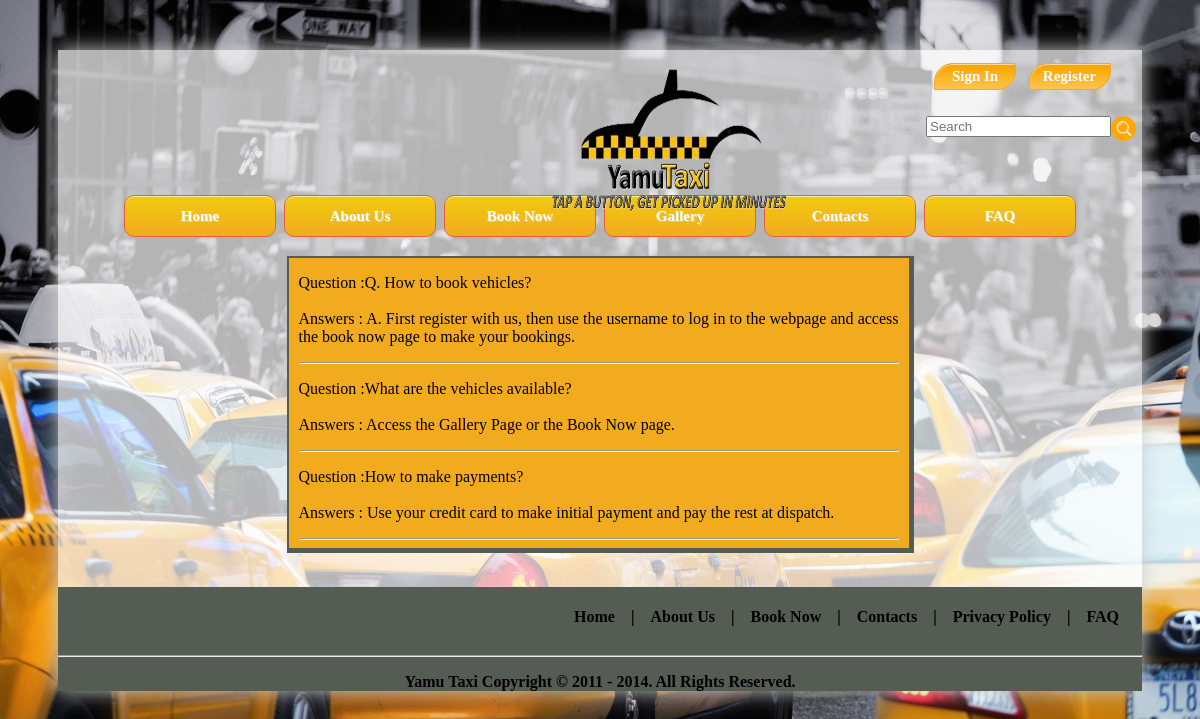
The page /Taxi/FAQ/connect.php on the database its author committed.
### tables this page shows
CREATE TABLE IF NOT EXISTS `faq` (
  `id` int(11) NOT NULL AUTO_INCREMENT,
  `answer` varchar(255) NOT NULL,
  `question` varchar(255) NOT NULL,
  PRIMARY KEY (`id`)
);

### Taxi/FAQ/connect.php (the view, shortened to what this page needs)
<?php
	$count_count='';
	$session_name='';
 ?>
<html>
	<head>
		<link href="comabout.css" rel="stylesheet" type="text/css">
	</head>
	<body  style="background-image: url('taxi_1.jpg')" bgproperties="fixed">
		<div id="body">
		<header>
		<div>
    		<table align="right" style="margin-right: 20px; margin-top: 10px;">
    			<tr>
    				<td style="color:black; font-family: calibri;  font-weight: bold;"><?php echo $session_name; ?></td>
    				<?php
    				if($count_count==1){
    					?>
    					<td><a class="btn" href="/saad/Taxi/mybooking/mybooking.php">Bookings</a></td><td>&nbsp;</td>
    					<td><a class="btn" href="/saad/Taxi/logout.php">Logout</a></td><td>&nbsp;</td>
    					<?php
					}else{
    					?>
    					<td><a class="btn" href="/saad/Taxi/login/login.php">Sign In</a></td><td>&nbsp;</td>
    				<td><a class="btn" href="/saad/Taxi/Registration/registration_6.php">Register</a></td><td>&nbsp;</td>
    					<?php
					}
					?>
    			</tr>
    			<tr><td>&nbsp;</td></tr>
    			<tr>
    <form  action="\saad\Taxi\search\search\index.php" method="post" >
	<td colspan="4"><input type="text" name="search" placeholder="Search" onkeydown="searchq($output);"/>
		<a href="\saad\Taxi\search\search\index.php"><img src="\saad\Taxi\search\search\searchbut.png" height="25px" width="25px" style="position: absolute;"/></a> </td>
	</form>
</tr>
    		</table>
    	</div>
    	<div>
    		<img id="_2logo" src="logo1.png"/>
    	</div>
    	</header>
    	<p>&nbsp;</p>
    	<p>&nbsp;</p>
    	<p>&nbsp;</p>
    	<div>
    		<nav>
    			<table id="_2malinks" align="center" >
    				<tr><td>&nbsp;</td></tr>
    				<tr>
    					<td><a class="_2link" href="\saad\Taxi\Home\home.php">Home</a></td><td></td>
    					<td><a class="_2link" href="/saad/Taxi/about/comabout.php">About Us</a></td><td></td>
    					<td><a class="_2link" href="/saad/Taxi/Booking/Booking.php">Book Now</a></td><td></td>
    					<td><a class="_2link" href="/saad\Taxi\Arul\info.php">Gallery</a></td><td></td>
    					<td><a class="_2link" href="/saad/Taxi/contacts/contact.php">Contacts</a></td><td></td>
    					<td><a class="_2link" href="\saad\Taxi\FAQ\connect.php">FAQ</a></td>
    				</tr>
    			</table>
    		</nav>
    	</div>
    	<div style="min-height: 300px;">
		<?php
		$link = mysql_connect(DB_HOST,DB_USER,DB_PASSWORD);
		$sql = 'select * from FAQ';
		$retval =mysql_query($sql,$link);
		echo "<div class='who_3'>";
		 while($row = mysql_fetch_array($retval, MYSQL_NUM))
			{
				echo"<p>Question :{$row[2]}  <br/> <br/>".
         			"Answers : {$row[1]} <br> </p><hr>";
			}
		echo "</div></br>";
		?>
		</div>
    	<footer style="background-color: #545C53;">
    	<div style="float: left;">
    		<table id="likes">
    			<tr>
    				<td>&nbsp;</td>
    			</tr>
    			<tr>
    				<td>
    				</td>
    			</tr>
    		</table>
    	</div>
    	<div>
    		<nav>
    			<table id="_2malinks2" align="right">
    				<tr>
    					<td><a class="_2link2" href="\saad\Taxi\Home\home.php">Home</a></td><td>&nbsp;&nbsp; | &nbsp;&nbsp;</td>
    					<td><a class="_2link2" href="/saad/Taxi/About/comabout.php">About Us</a></td><td>&nbsp;&nbsp; | &nbsp;&nbsp;</td>
    					<td><a class="_2link2" href="/saad/Taxi/Booking/Booking.php">Book Now</a></td><td>&nbsp;&nbsp; | &nbsp;&nbsp;</td>
    					<td><a class="_2link2" href="/saad/Taxi/contacts/contact.php">Contacts</a></td><td>&nbsp;&nbsp; | &nbsp;&nbsp;</td>
    					<td><a class="_2link2" href="\saad\Taxi\Privacy\privacy.php">Privacy Policy</a></td><td>&nbsp;&nbsp; | &nbsp;&nbsp;</td>
    					<td><a class="_2link2" href="\saad\Taxi\FAQ\connect.php">FAQ</a></td>
    				</tr>
    			</table>
    		</nav>
    	</div>
    	<p>&nbsp;</p>
    	<hr />
    	<div>
    		<center><p id="copyright"><b>Yamu Taxi Copyright &copy; 2011 - 2014. All Rights Reserved.</b></p></center>
    	</div>
    	</footer>
    	</div>
	</body>
</html>

### Taxi/FAQ/comabout.css (style rules this page uses)
#body { margin: 50px; -moz-box-shadow: 0 0 20px #ccc; -webkit-box-shadow: 0 0 20px #ccc; box-shadow: 0 0 20px #CFCFCF; background-color: rgba(255,255,255,0.7); }
.btn { -moz-box-shadow:inset 0px 1px 0px 0px #fed897; -webkit-box-shadow:inset 0px 1px 0px 0px #fed897; box-shadow:inset 0px 1px 0px 0px #fed897; background:-webkit-gradient( linear, left top, left bottom, color-stop(0.05, #f8a500), color-stop(1, #ffc44f) ); background:-moz-linear-gradient( center top, #f8a500 5%, #ffc44f 100% ); filter:progid:DXImageTransform.Microsoft.gradient(startColorstr='#f8a500', endColorstr='#ffc44f'); background-color:#f8a500; -webkit-border-top-left-radius:19px; -moz-border-radius-topleft:19px; border-top-left-radius:19px; -webkit-border-top-right-radius:0px; -moz-border-radius-topright:0px; border-top-right-radius:0px; -webkit-border-bottom-right-radius:19px; -moz-border-radius-bottomright:19px; border-bottom-right-radius:19px; -webkit-border-bottom-left-radius:0px; -moz-border-radius-bottomleft:0px; border-bottom-left-radius:0px; text-indent:0; border:1px solid #eda933; display:inline-block; color:#ffffff; font-family:Trebuchet MS; font-size:15px; font-weight:bold; font-style:normal; height:25px; line-height:25px; width:80px; text-decoration:none; text-align:center; }
#_2logo { width: 20%; height: 20%; position: absolute; left: 550px; top: 60px; }
._2link { -moz-box-shadow:inset 0px 1px 0px 0px #f9eca0; -webkit-box-shadow:inset 0px 1px 0px 0px #f9eca0; box-shadow:inset 0px 1px 0px 0px #f9eca0; background:-webkit-gradient( linear, left top, left bottom, color-stop(0.05, #f0c911), color-stop(1, #f2ab1e) ); background:-moz-linear-gradient( center top, #f0c911 5%, #f2ab1e 100% ); filter:progid:DXImageTransform.Microsoft.gradient(startColorstr='#f0c911', endColorstr='#f2ab1e'); background-color:#f0c911; -webkit-border-top-left-radius:10px; -moz-border-radius-topleft:10px; border-top-left-radius:10px; -webkit-border-top-right-radius:10px; -moz-border-radius-topright:10px; border-top-right-radius:10px; -webkit-border-bottom-right-radius:10px; -moz-border-radius-bottomright:10px; border-bottom-right-radius:10px; -webkit-border-bottom-left-radius:10px; -moz-border-radius-bottomleft:10px; border-bottom-left-radius:10px; text-indent:0; border:1px solid #e65f44; display:inline-block; color:#c92200; font-family:Times New Roman; font-size:15px; font-weight:bold; font-style:normal; height:40px; line-height:40px; width:150px; text-decoration:none; text-align:center; text-shadow:1px 1px 0px #ded17c; }
a._2link:link { color:white; text-decoration:none; }
#likes { margin-left: 40px; }
#_2malinks2 { text-align: center; font-family: "Calibri"; font-weight:700; font-size: 16px; margin-right: 20px; }
a._2link2:link { color: black; text-decoration: none; }
#copyright { font-family: "Calibri"; }

### Taxi/FAQ/connect.php (style rules this page uses)
.who_3 { text-align:center; color: black; width:600px; text-align: justify; border:2px solid #545C53; background-color: #f2ab1e; border-right-width: 5px; border-bottom-width: 5px; padding-left: 10px; padding-right: 10px; margin-right: 50px; margin-left:auto; margin-right:auto; }

### rows shown on the page
faq: question "Q. How to book vehicles?", answer "A. First register with us, then use the username to log in to the webpage and access the book now page to make your bookings."
faq: question "What are the vehicles available?", answer "Access the Gallery Page or the Book Now page."
faq: question "How to make payments?", answer "Use your credit card to make initial payment and pay the rest at dispatch."
